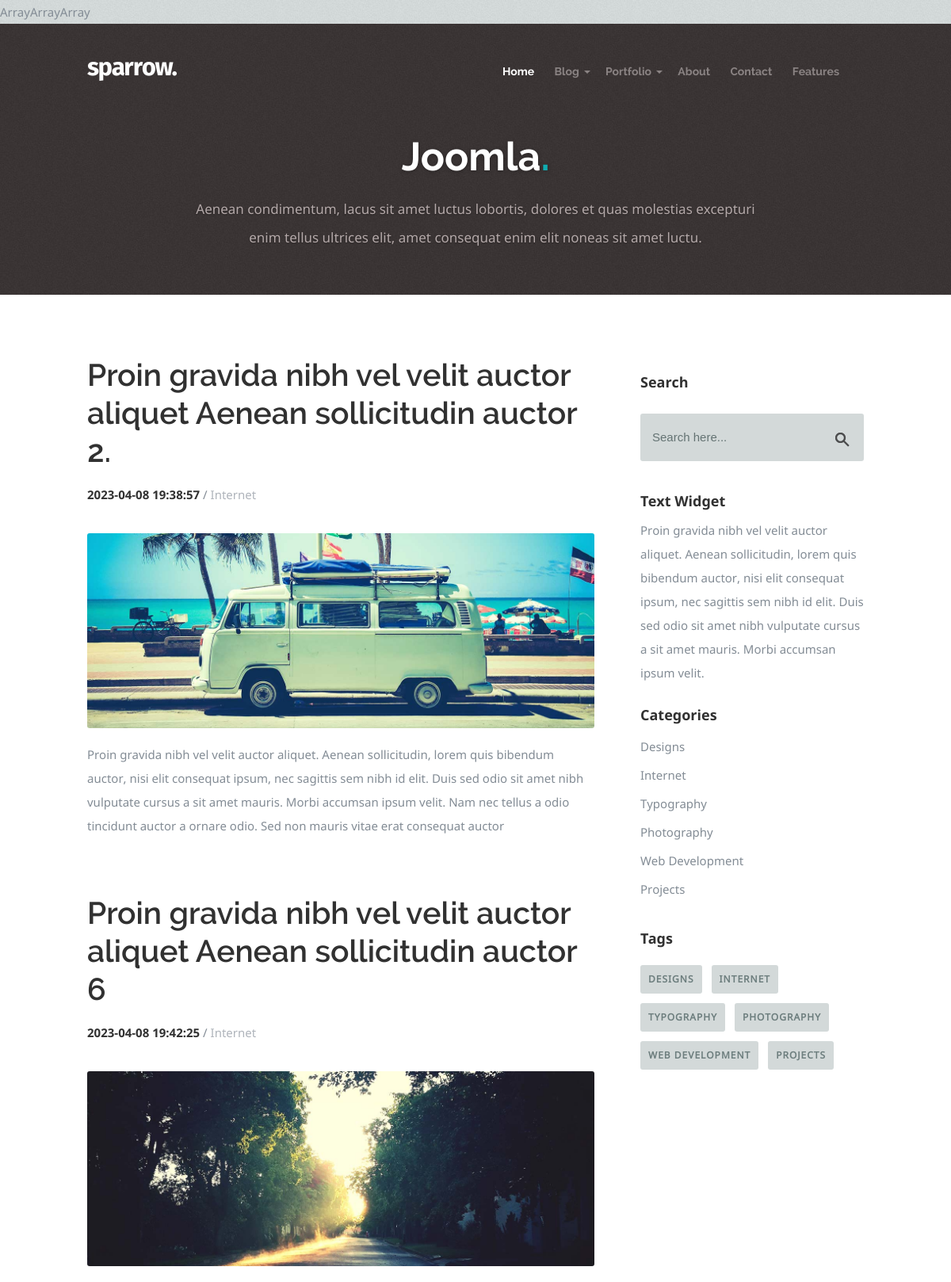
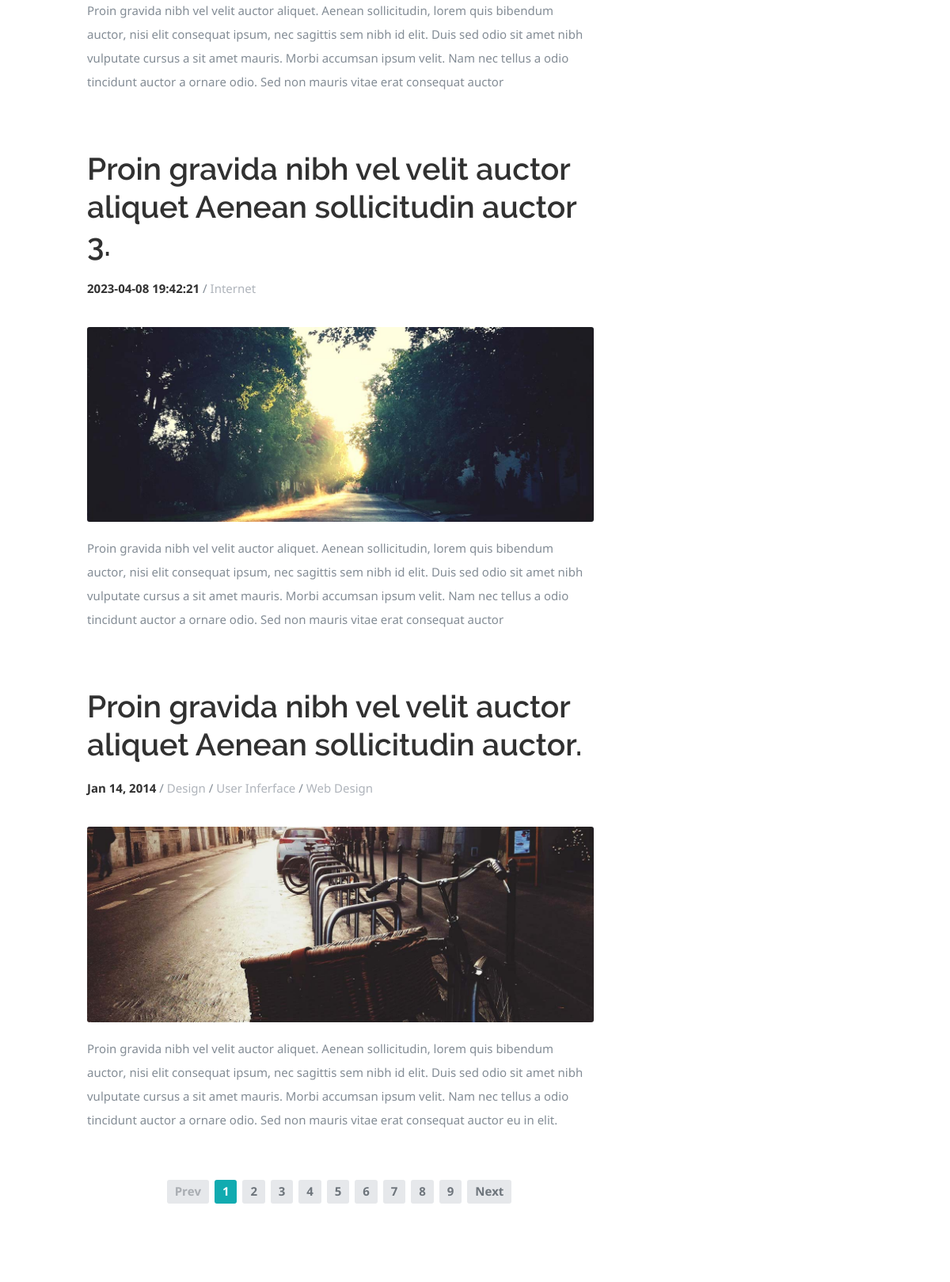
The page /categories.php?id=2 (upper part) on the database its author committed (2 pictures, top to bottom).
### tables this page shows
CREATE TABLE `posts` (
  `id` int NOT NULL,
  `title` varchar(255) DEFAULT NULL,
  `image_path` varchar(255) DEFAULT NULL,
  `text` text,
  `pubdate` datetime NOT NULL DEFAULT CURRENT_TIMESTAMP,
  `author` int DEFAULT NULL
);

CREATE TABLE `tags` (
  `id` int NOT NULL,
  `name` varchar(255) DEFAULT NULL
);

CREATE TABLE `categories` (
  `id` int NOT NULL,
  `name` varchar(255) DEFAULT NULL,
  `description` text NOT NULL
);

### categories.php (the view, shortened to what this page needs)
<?php
require_once 'config/connect.php';
$categorie_id = $_GET['id'];
$post_categorie = mysqli_query($connect, "SELECT * FROM `post_categories` WHERE `id_categories` = $categorie_id");
$post_categorie = mysqli_fetch_all($post_categorie);
$posts = mysqli_query($connect, "SELECT * FROM `posts`");
$posts = mysqli_fetch_all($posts);
$filtered_post = [];
foreach ($post_categorie as $item) {
    foreach ($posts as $post) {
        if ($item[1] === $post[0]) {
            $filtered_post[] = $post;
            echo $post;
        }
    }
}
$categorie = mysqli_query($connect, "SELECT * FROM `tags` WHERE `id` = $categorie_id");
$categorie = mysqli_fetch_assoc($categorie);
?>
<!DOCTYPE html>
<html class="no-js" lang="en">
<head>
    <link rel="stylesheet" href="css/default.css">
    <link rel="stylesheet" href="css/layout.css">
    <link rel="stylesheet" href="css/media-queries.css">
</head>
<body>
    <?php
    require_once('header.php');
    ?>
    <div id="page-title">
        <div class="row">
            <div class="ten columns centered text-center">
                <h1><?php echo $categorie['name']; ?><span>.</span></h1>
                <p>Aenean condimentum, lacus sit amet luctus lobortis, dolores et quas molestias excepturi
                    enim tellus ultrices elit, amet consequat enim elit noneas sit amet luctu. </p>
            </div>
        </div>
    </div>
    <div class="content-outer">
        <div id="page-content" class="row">
            <div id="primary" class="eight columns">
                <?php
                foreach ($filtered_post as $post) {
                ?>
                    <article class="post">
                        <div class="entry-header cf">
                            <h1><a href="single.php?id=<?= $post[0] ?>" title=""><?php echo $post[1]; ?></a></h1>
                            <p class="post-meta">
                                <time class="date" datetime="2014-01-14"><?php echo $post[4]; ?></time>
                                <?php
                                $post_categories = mysqli_query($connect, "SELECT * FROM `post_categories`");
                                $post_categories = mysqli_fetch_all($post_categories);
                                $categories = mysqli_query($connect, "SELECT * FROM `categories`");
                                $categories = mysqli_fetch_all($categories);
                                ?>
                                <span class="categories">
                                    <?php
                                    foreach ($post_categories as $item) {
                                        if ($item[1] === $post[0]) {
                                            foreach ($categories as $categorie) {
                                                if ($item[2] === $categorie[0]) {
                                    ?>
                                                    / <a href="categories.php?id=<?= $categorie[0] ?>"><?= $categorie[1] ?></a>
                                    <?php
                                                }
                                            }
                                        }
                                    }
                                    ?>
                                </span>
                            </p>
                        </div>
                        <div class="post-thumb">
                            <a href="single.php?id=<?= $post[0] ?>" title=""><img src="<?php echo $post[2]; ?>" alt="post-image" title="post-image"></a>
                        </div>
                        <div class="post-content">
                            <p><?php echo substr($post[3], 0, 340); ?></p>
                        </div>
                    </article>
                <?php
                }
                ?>
                <article class="post">
                    <div class="entry-header cf">
                        <h1><a href="single.php" title="">Proin gravida nibh vel velit auctor aliquet Aenean sollicitudin auctor.</a></h1>
                        <p class="post-meta">
                            <time class="date" datetime="2014-01-14T11:24">Jan 14, 2014</time>
                            /
                            <span class="categories">
                                <a href="#">Design</a> /
                                <a href="#">User Inferface</a> /
                                <a href="#">Web Design</a>
                            </span>
                        </p>
                    </div>
                    <div class="post-thumb">
                        <a href="single.php" title=""><img src="images/post-image/post-image-1300x500-01.jpg" alt="post-image" title="post-image"></a>
                    </div>
                    <div class="post-content">
                        <p>Proin gravida nibh vel velit auctor aliquet. Aenean sollicitudin, lorem quis bibendum auctor,
                            nisi elit consequat ipsum, nec sagittis sem nibh id elit. Duis sed odio sit amet nibh vulputate
                            cursus a sit amet mauris. Morbi accumsan ipsum velit. Nam nec tellus a odio tincidunt auctor a
                            ornare odio. Sed non mauris vitae erat consequat auctor eu in elit. </p>
                    </div>
                </article>
                <nav class="col full pagination">
                    <ul>
                        <li><span class="page-numbers prev inactive">Prev</span></li>
                        <li><span class="page-numbers current">1</span></li>
                        <li><a href="#" class="page-numbers">2</a></li>
                        <li><a href="#" class="page-numbers">3</a></li>
                        <li><a href="#" class="page-numbers">4</a></li>
                        <li><a href="#" class="page-numbers">5</a></li>
                        <li><a href="#" class="page-numbers">6</a></li>
                        <li><a href="#" class="page-numbers">7</a></li>
                        <li><a href="#" class="page-numbers">8</a></li>
                        <li><a href="#" class="page-numbers">9</a></li>
                        <li><a href="#" class="page-numbers next">Next</a></li>
                    </ul>
                </nav>
            </div>
            <div id="secondary" class="four columns end">
                <aside id="sidebar">
                    <div class="widget widget_search">
                        <h5>Search</h5>
                        <form action="#">
                            <input class="text-search" type="text" onfocus="if (this.value == 'Search here...') { this.value = ''; }" onblur="if(this.value == '') { this.value = 'Search here...'; }" value="Search here...">
                            <input type="submit" class="submit-search" value="">
                        </form>
                    </div>
                    <div class="widget widget_text">
                        <h5 class="widget-title">Text Widget</h5>
                        <div class="textwidget">Proin gravida nibh vel velit auctor aliquet.
                            Aenean sollicitudin, lorem quis bibendum auctor, nisi elit consequat ipsum,
                            nec sagittis sem nibh id elit. Duis sed odio sit amet nibh vulputate cursus
                            a sit amet mauris. Morbi accumsan ipsum velit. </div>
                    </div>
                    <?php
                    $categories = mysqli_query($connect, "SELECT * FROM `categories`");
                    $categories = mysqli_fetch_all($categories);
                    ?>
                    <div class="widget widget_categories">
                        <h5 class="widget-title">Categories</h5>
                        <ul class="link-list cf">
                            <?php foreach ($categories as $item) {; ?>
                                <li><a href="categories.php?id=<?= $item[0] ?>"><?= $item[1] ?></a></li>
                            <?php }; ?>
                        </ul>
                    </div>
                    <div class="widget widget_tag_cloud">
                        <h5 class="widget-title">Tags</h5>
                        <div class="tagcloud cf">
                            <?php foreach ($categories as $item) {; ?>
                                <a href="tags.php?id=<?= $item[0] ?>"><?= $item[1] ?></a>
                            <?php }; ?>
                        </div>
                    </div>
                </aside>
            </div>
        </div>
    </div>
</body>
</html>

### css/default.css (style rules this page uses)
html, body, div, span, object, iframe, h1, h2, h3, h4, h5, h6, p, blockquote, pre, abbr, address, cite, code, del, dfn, em, img, ins, kbd, q, samp, small, strong, sub, sup, var, b, i, dl, dt, dd, ol, ul, li, fieldset, form, label, legend, table, caption, tbody, tfoot, thead, tr, th, td, article, aside, canvas, details, figcaption, figure, footer, header, hgroup, menu, nav, section, summary, time, mark, audio, video { margin: 0; padding: 0; border: 0; outline: 0; font-size: 100%; vertical-align: baseline; background: transparent; }
article,aside,details,figcaption,figure, footer,header,hgroup,menu,nav,section { display: block; }
*, *:before, *:after { -moz-box-sizing: border-box; -webkit-box-sizing: border-box; box-sizing: border-box; }
html { font-size: 62.5%; }
body { background: #fff; font-family: notosans-regular, sans-serif; font-size: 15px; line-height: 30px; color: #838C95; -webkit-font-smoothing: antialiased; -webkit-text-size-adjust: 100%; }
h1, h2, h3, h4, h5, h6 { color: #313131; font-family: raleway-bold, sans-serif; }
h1 a, h2 a, h3 a, h4 a, h5 a, h6 a { font-weight: inherit; }
h1 { font-size: 42px; line-height: 48px; margin-bottom: 12px; }
h5 { font-size: 18px; line-height: 30px; }
p { margin: 0 0 30px 0; }
a, a:visited { text-decoration: none; outline: 0; color: #11ABB0; -webkit-transition: color .3s ease-in-out; -moz-transition: color .3s ease-in-out; -o-transition: color .3s ease-in-out; transition: color .3s ease-in-out; }
p a, p a:visited { line-height: inherit; }
ul, ol { margin-bottom: 24px; margin-top: 12px; }
ul { list-style: none outside; }
li { line-height: 18px; margin-bottom: 12px; }
.pagination { margin: 36px auto; text-align: center; }
.pagination ul li { display: inline-block; margin: 0; padding: 0; }
.pagination .page-numbers { font: 15px/18px notosans-bold, sans-serif; display: inline-block; padding: 6px 10px; margin-right: 3px; margin-bottom: 6px; color: #6E757C; background-color: #E6E8EB; -webkit-transition: all 200ms ease-in-out; -moz-transition: all 200ms ease-in-out; -o-transition: all 200ms ease-in-out; -ms-transition: all 200ms ease-in-out; transition: all 200ms ease-in-out; -moz-border-radius: 3px; -webkit-border-radius: 3px; -khtml-border-radius: 3px; border-radius: 3px; }
.pagination .current, .pagination .current:hover { background-color: #11ABB0; color: #fff; }
.pagination .inactive, .pagination .inactive:hover { background-color: #E6E8EB; color: #A9ADB2; }
img { max-width: 100%; height: auto; }
.button, .button:visited, button, input[type="submit"], input[type="reset"], input[type="button"] { font: 16px/30px notosans-bold, sans-serif; background: #11ABB0; display: inline-block; text-decoration: none; letter-spacing: 0; color: #fff; padding: 12px 24px; margin-bottom: 18px; border: none; cursor: pointer; height: auto; -webkit-transition: all .2s ease-in-out; -moz-transition: all .2s ease-in-out; -o-transition: all .2s ease-in-out; -ms-transition: all .2s ease-in-out; transition: all .2s ease-in-out; -moz-border-radius: 3px; -webkit-border-radius: 3px; -khtml-border-radius: 3px; border-radius: 3px; }
form { margin-bottom: 24px; }
input[type="text"], input[type="password"], input[type="email"], textarea, select { display: block; padding: 18px 15px; margin: 0 0 24px 0; border: 0; outline: none; vertical-align: middle; min-width: 260px; max-width: 100%; font-size: 15px; line-height: 24px; color: #647373; background: #D3D9D9; -moz-border-radius: 3px; -webkit-border-radius: 3px; -khtml-border-radius: 3px; border-radius: 3px; }
.row { width: 96%; max-width: 1020px; margin: 0 auto; }
.row:before, .row:after { content: " "; display: table; }
.row:after { clear: both; }
.column, .columns { position: relative; padding: 0 20px; min-height: 1px; float: left; }
.column.centered, .columns.centered { float: none; margin: 0 auto; }
[class*="column"] + [class*="column"]:last-child { float: right; }
[class*="column"] + [class*="column"].end { float: right; }
.row .four { width: 33.33333%; }
.row .eight { width: 66.66667%; }
.row .ten { width: 83.33333%; }
.cf:before, .cf:after { content: " "; display: table; }
.cf:after { clear: both; }
.text-center { text-align: center !important; }

### rows shown on the page
posts: post "Array", title "Proin gravida nibh vel velit auctor aliquet Aenean sollicitudin auctor 6", pubdate "2023-04-08 19:42:25", image_path (picture), text "Proin gravida nibh vel velit auctor aliquet. Aenean sollicitudin, lorem quis bibendum auctor, nisi elit consequat ipsum, nec sagittis sem nibh id elit. Duis sed odio sit amet nibh vulputate cursus a sit amet mauris. Morbi accumsan ipsum velit. Nam nec tellus a odio tincidunt auctor a ornare odio. Sed non mauris vitae erat consequat auctor"
posts: post "Array", title "Proin gravida nibh vel velit auctor aliquet Aenean sollicitudin auctor 3.", pubdate "2023-04-08 19:42:21", image_path (picture), text "Proin gravida nibh vel velit auctor aliquet. Aenean sollicitudin, lorem quis bibendum auctor, nisi elit consequat ipsum, nec sagittis sem nibh id elit. Duis sed odio sit amet nibh vulputate cursus a sit amet mauris. Morbi accumsan ipsum velit. Nam nec tellus a odio tincidunt auctor a ornare odio. Sed non mauris vitae erat consequat auctor"
tags: name "Joomla"
posts: title "Proin gravida nibh vel velit auctor aliquet Aenean sollicitudin auctor 2.", pubdate "2023-04-08 19:38:57", image_path (picture), text "Proin gravida nibh vel velit auctor aliquet. Aenean sollicitudin, lorem quis bibendum auctor, nisi elit consequat ipsum, nec sagittis sem nibh id elit. Duis sed odio sit amet nibh vulputate cursus a sit amet mauris. Morbi accumsan ipsum velit. Nam nec tellus a odio tincidunt auctor a ornare odio. Sed non mauris vitae erat consequat auctor"
categories: name "Internet", name "INTERNET"
categories: name "Designs", name "DESIGNS"
categories: name "Typography", name "TYPOGRAPHY"
categories: name "Photography", name "PHOTOGRAPHY"
categories: name "Web Development", name "WEB DEVELOPMENT"
categories: name "Projects", name "PROJECTS"
